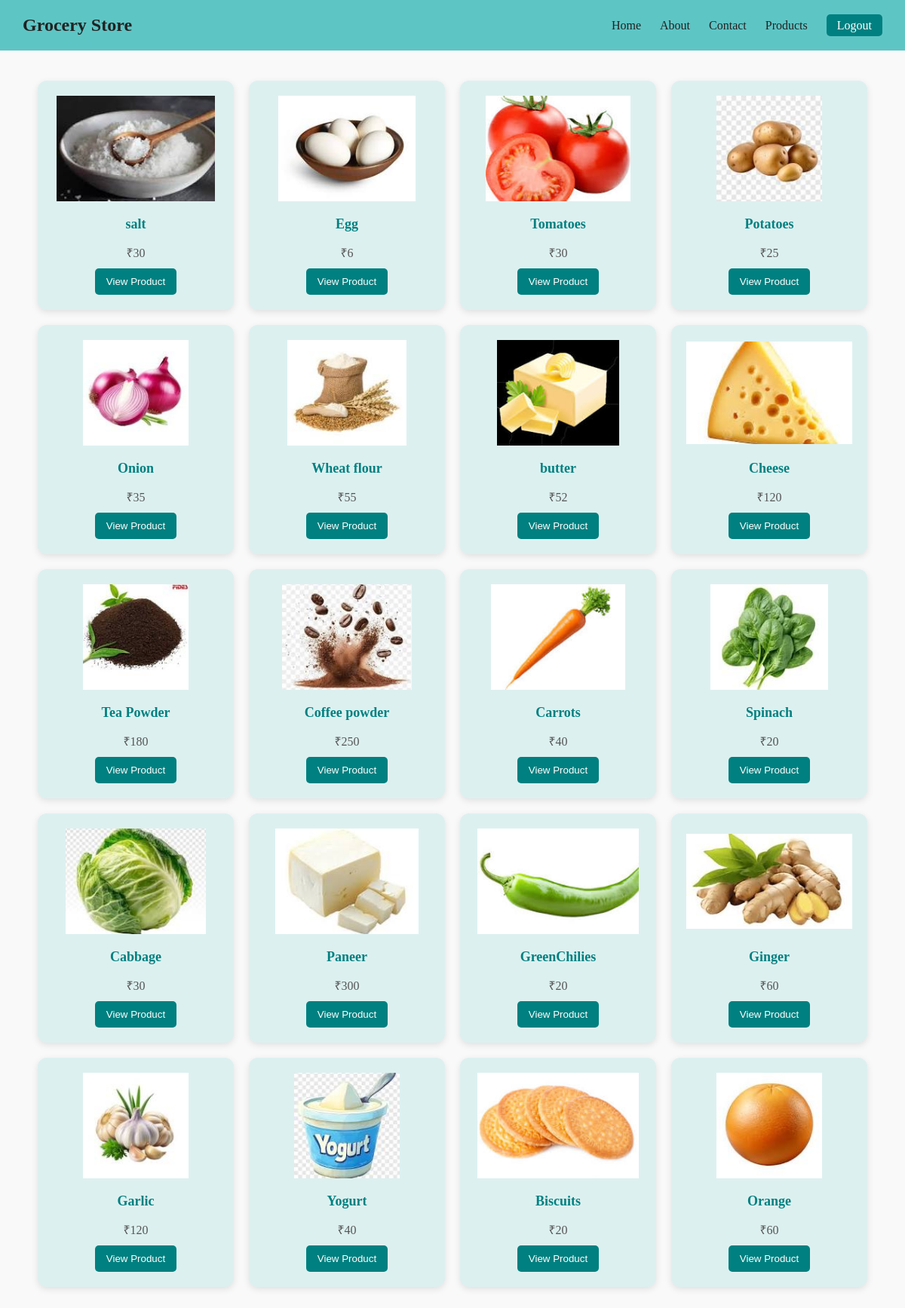
/products (signed in), run on the app's committed database.
### app/models.py (models this page shows, shortened)
class products(models.Model):
    product_name=models.CharField(max_length=100)
    product_price=models.IntegerField()
    product_desc=models.TextField()
    product_image=models.ImageField()

### app/views.py (the view)
# urls.py: path('products',views.product_items,name='products'),
@login_required
def product_items(request):
    a=products.objects.all()
    return render(request,'products.html',{'a':a})

### app/templates/products.html (shortened to what this page needs)
{% extends 'base.html' %}
{% load static %}
{% block body %}
<div class="products">
    {% for i in a %}
    <div class="card">
        <img src="{{ i.product_image.url }}">
        <h3>{{ i.product_name }}</h3>
        <p>₹{{ i.product_price }}</p>
        <a href="{% url 'productdetail' i.id %}">
            <button>View Product</button>
        </a>
    </div>
    {% endfor %}
</div>
{% endblock %}

### app/templates/base.html (shortened to what this page needs)
<div class="navbar">
    <h1>Grocery Store</h1>
    <ul>
        {% if request.user.is_authenticated %}
            <li><a href="/">Home</a></li>
            <li><a href="{% url 'about' %}">About</a></li>
            <li><a href="{% url 'contact' %}">Contact</a></li>
            <li><a href="{% url 'products' %}">Products</a></li>
            <li><a href="{% url 'logout' %}" class="btn-nav">Logout</a></li>
        {% else %}
            <li><a href="{% url 'login' %}" class="btn-nav">Login</a></li>
            <li><a href="{% url 'signup' %}" class="btn-nav">Signup</a></li>
        {% endif %}
    </ul>
</div>
{% block body %}
{% endblock %}

### app/templates/base.html (style rules this page uses)
.navbar { display: flex; justify-content: space-between; align-items: center; background-color: #5ec5c5; padding: 20px 30px; }
.navbar h1 { margin: 0; font-size: 24px; color: #222; }
.navbar ul { display: flex; align-items: center; list-style: none; gap: 25px; margin: 0; padding: 0; }
.navbar li { list-style: none; }
.navbar a { text-decoration: none; color: #222; font-weight: 500; transition: 0.3s; }
.btn-nav { padding: 6px 14px; background: #008080; color: white !important; border-radius: 5px; }

### app/templates/products.html (style rules this page uses)
.products { display: flex; flex-wrap: wrap; justify-content: center; gap: 20px; padding: 40px 20px; background: #f9f9f9; }
.card { background-color: #ddf0f0; width: 220px; padding: 20px; border-radius: 12px; box-shadow: 0 3px 10px rgba(0,0,0,0.1); text-align: center; transition: 0.3s; }
.card img { width: 100%; height: 140px; object-fit: contain; margin-bottom: 10px; }
.card h3 { font-size: 18px; color: #008080; margin: 10px 0; }
.card p { color: #555; margin-bottom: 10px; }
.card button { background-color: #008080; padding: 10px 15px; border-radius: 5px; color: white; border: none; cursor: pointer; transition: 0.3s; }
a { text-decoration: none; }

### data on the page
products: product_image (picture), product_name "salt", product_price "30"
products: product_image (picture), product_name "Egg", product_price "6"
products: product_image (picture), product_name "Tomatoes", product_price "30"
products: product_image (picture), product_name "Potatoes", product_price "25"
products: product_image (picture), product_name "Onion", product_price "35"
products: product_image (picture), product_name "Wheat flour", product_price "55"
products: product_image (picture), product_name "butter", product_price "52"
products: product_image (picture), product_name "Cheese", product_price "120"
products: product_image (picture), product_name "Tea Powder", product_price "180"
products: product_image (picture), product_name "Coffee powder", product_price "250"
products: product_image (picture), product_name "Carrots", product_price "40"
products: product_image (picture), product_name "Spinach", product_price "20"
products: product_image (picture), product_name "Cabbage", product_price "30"
products: product_image (picture), product_name "Paneer", product_price "300"
products: product_image (picture), product_name "GreenChilies", product_price "20"
products: product_image (picture), product_name "Ginger", product_price "60"
products: product_image (picture), product_name "Garlic", product_price "120"
products: product_image (picture), product_name "Yogurt", product_price "40"
products: product_image (picture), product_name "Biscuits", product_price "20"
products: product_image (picture), product_name "Orange", product_price "60"
